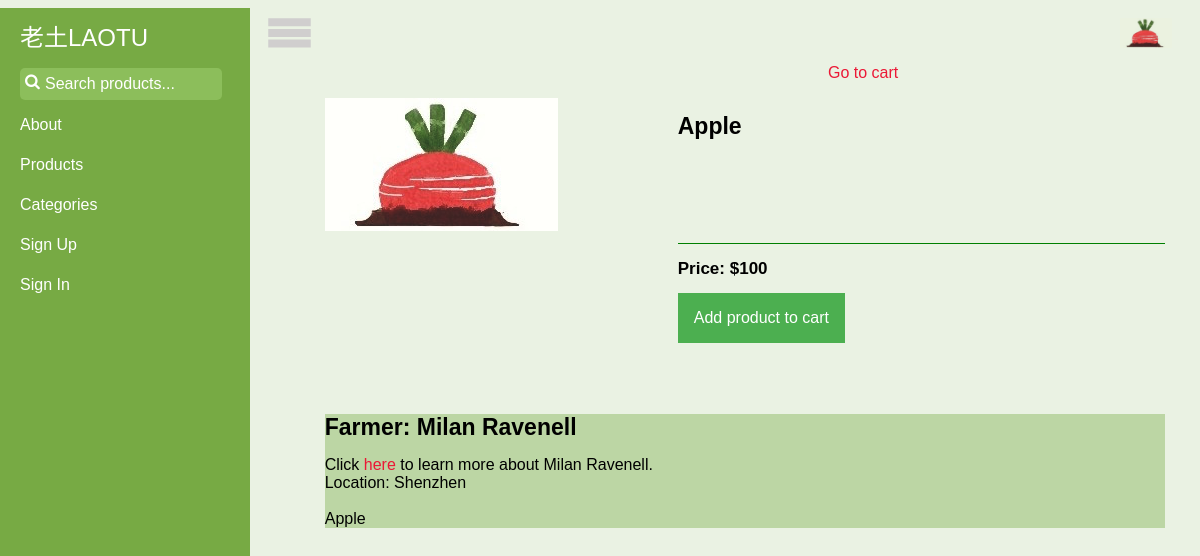
The page /1 on the database its author committed.
### tables this page shows
CREATE TABLE product (
    product_id integer primary key autoincrement,
    title text not null,
    category text not null,
    quantity integer not null,
    price decimal(7,2) not null,
    description text not null,
    producer_id integer not null,
    FOREIGN KEY (producer_id) REFERENCES producer(producer_id)
);

CREATE TABLE producer (
    producer_id integer primary key autoincrement,
    user_name text not null,
    email text,
    pw_hash text,
    location text
);

### laotu.py (the view)
@app.route('/<int:product_id>')
def show_product(product_id):
    product = query_db('select * from product where product_id = ?', [product_id], one=True)
    producer = query_db('select * from producer where producer_id = ?', str(product['producer_id']), one=True)
    return render_template('product.html', product=product, producer=producer)

### laotu.py (called while the page is built)
def get_db():
    top = _app_ctx_stack.top
    if not hasattr(top, 'sqlite_db'):
        top.sqlite_db = sqlite3.connect(app.config['DATABASE'])
        top.sqlite_db.row_factory = sqlite3.Row
    return top.sqlite_db

@app.teardown_appcontext
def close_database(exception):
    top = _app_ctx_stack.top
    if hasattr(top, 'sqlite_db'):
        top.sqlite_db.close()

def query_db(query, args=(), one=False):
    cur = get_db().execute(query, args)
    rv = cur.fetchall()
    return (rv[0] if rv else None) if one else rv

@app.before_request
def before_request():
    g.user = None
    if 'user_id' in session:
        g.user = query_db('select * from user where user_id = ?',
                          [session['user_id']], one=True)

### templates/product.html (shortened to what this page needs)
{% extends "layout.html" %}
{% block main %}
	<div style="left:550px; position: relative">
		<a href="{{ url_for('get_cart')}}">Go to cart</a>
	</div>
	<div class="product_main">
		<div class="pic">
			<img src="{{ url_for('static', filename='images/laotu-logo.png') }}", style="max-width:100%; max-height:100%">
		</div>
		<div class="title">
			<div style="height: 130px; width: 100%; border-bottom: 1px solid green">
				<h1>{{product.title}}</h1>
			</div>
			<div style="">
				<h2>Price: ${{product.price}}</h2>
				<div class="dropdown">
				  <button onclick="dropDownQuantity()" class="dropbtn">Add product to cart</button>
				</div>
			</div>
		</div>
	</div>
	<div class="product_description">
		<h1>Farmer: {{producer.user_name}}</h1>
		Click <a href="{{ url_for('show_farmer', producer_id=producer.producer_id)}}">here</a> to learn more about {{producer.user_name}}.<br>
		Location: {{producer.location}}<br>
		<br>
		{{product.description}}
	</div>
{% endblock %}

### static/css/style.css (style rules this page uses)
html, body { max-width: 100%; overflow-x: hidden; }
body { background: #fff; background: rgba(119, 170, 68, .15); font-family: 'Trebuchet MS', sans-serif; font-size: 16px; }
a { color: #EB1936; text-decoration: none; }
div.product_main { height: 300px; width: 90%; position: relative; margin: 1rem auto; }
div.product_main div.pic { position: absolute; height: 100%; width: 40%; left: 0%; top: 0px; }
div.product_main div.title { position: absolute; width: 58%; height: 100%; left: 40%; top: 0px; padding-left: 2%; }
div.product_description { background-color: rgba(119,170,68,0.4); position: relative; margin: 1rem auto; width: 90%; top: 0px; }
h1 { font-size: 23px; }
h2 { font-size: 17px; }
.dropbtn { background-color: #4CAF50; color: white; padding: 16px; font-size: 16px; border: none; cursor: pointer; }
.dropdown { position: relative; display: inline-block; }

### static/css/sidebar.css (style rules this page uses)
body { overflow-x: hidden; }

### rows shown on the page
product: title "Apple", price "100", description "Apple"
producer: user_name "Milan Ravenell", location "Shenzhen"
